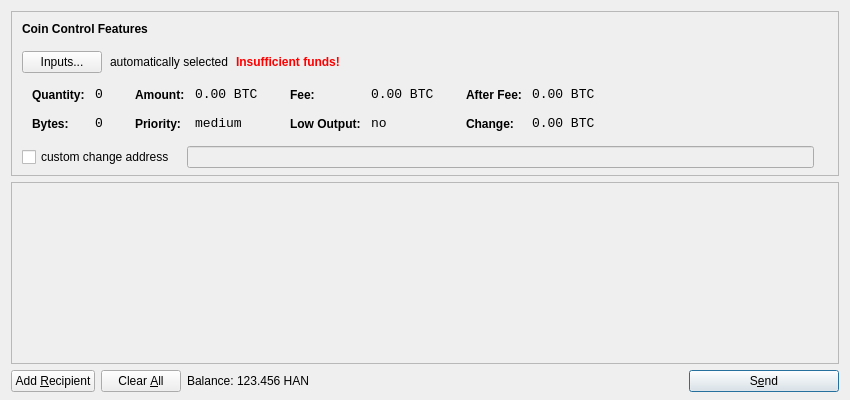
<?xml version="1.0" encoding="UTF-8"?>
<ui version="4.0">
 <class>SendCoinsDialog</class>
 <widget class="QDialog" name="SendCoinsDialog">
  <property name="geometry">
   <rect>
    <x>0</x>
    <y>0</y>
    <width>850</width>
    <height>400</height>
   </rect>
  </property>
  <property name="windowTitle">
   <string>Send Coins</string>
  </property>
  <layout class="QVBoxLayout" name="verticalLayout" stretch="0,1,0">
   <property name="bottomMargin">
    <number>8</number>
   </property>
   <item>
    <widget class="QFrame" name="frameCoinControl">
     <property name="sizePolicy">
      <sizepolicy hsizetype="Expanding" vsizetype="Expanding">
       <horstretch>0</horstretch>
       <verstretch>0</verstretch>
      </sizepolicy>
     </property>
     <property name="maximumSize">
      <size>
       <width>16777215</width>
       <height>16777215</height>
      </size>
     </property>
     <property name="frameShape">
      <enum>QFrame::StyledPanel</enum>
     </property>
     <property name="frameShadow">
      <enum>QFrame::Sunken</enum>
     </property>
     <layout class="QVBoxLayout" name="verticalLayoutCoinControl2">
      <property name="spacing">
       <number>-1</number>
      </property>
      <property name="leftMargin">
       <number>0</number>
      </property>
      <property name="topMargin">
       <number>0</number>
      </property>
      <property name="rightMargin">
       <number>0</number>
      </property>
      <property name="bottomMargin">
       <number>6</number>
      </property>
      <item>
       <layout class="QVBoxLayout" name="verticalLayoutCoinControl" stretch="0,0,0,0,1">
        <property name="spacing">
         <number>0</number>
        </property>
        <property name="leftMargin">
         <number>10</number>
        </property>
        <property name="topMargin">
         <number>10</number>
        </property>
        <item>
         <layout class="QHBoxLayout" name="horizontalLayoutCoinControl1">
          <property name="bottomMargin">
           <number>15</number>
          </property>
          <item>
           <widget class="QLabel" name="labelCoinControlFeatures">
            <property name="sizePolicy">
             <sizepolicy hsizetype="Preferred" vsizetype="Maximum">
              <horstretch>0</horstretch>
              <verstretch>0</verstretch>
             </sizepolicy>
            </property>
            <property name="font">
             <font>
              <weight>75</weight>
              <bold>true</bold>
             </font>
            </property>
            <property name="styleSheet">
             <string notr="true">font-weight:bold;</string>
            </property>
            <property name="text">
             <string>Coin Control Features</string>
            </property>
           </widget>
          </item>
         </layout>
        </item>
        <item>
         <layout class="QHBoxLayout" name="horizontalLayoutCoinControl2" stretch="0,0,0,0">
          <property name="spacing">
           <number>8</number>
          </property>
          <property name="bottomMargin">
           <number>10</number>
          </property>
          <item>
           <widget class="QPushButton" name="pushButtonCoinControl">
            <property name="styleSheet">
             <string notr="true"/>
            </property>
            <property name="text">
             <string>Inputs...</string>
            </property>
           </widget>
          </item>
          <item>
           <widget class="QLabel" name="labelCoinControlAutomaticallySelected">
            <property name="text">
             <string>automatically selected</string>
            </property>
            <property name="margin">
             <number>5</number>
            </property>
           </widget>
          </item>
          <item>
           <widget class="QLabel" name="labelCoinControlInsuffFunds">
            <property name="font">
             <font>
              <weight>75</weight>
              <bold>true</bold>
             </font>
            </property>
            <property name="styleSheet">
             <string notr="true">color:red;font-weight:bold;</string>
            </property>
            <property name="text">
             <string>Insufficient funds!</string>
            </property>
            <property name="margin">
             <number>5</number>
            </property>
           </widget>
          </item>
          <item>
           <spacer name="horizontalSpacerCoinControl">
            <property name="orientation">
             <enum>Qt::Horizontal</enum>
            </property>
            <property name="sizeHint" stdset="0">
             <size>
              <width>40</width>
              <height>1</height>
             </size>
            </property>
           </spacer>
          </item>
         </layout>
        </item>
        <item>
         <widget class="QWidget" name="widgetCoinControl" native="true">
          <property name="sizePolicy">
           <sizepolicy hsizetype="Preferred" vsizetype="Preferred">
            <horstretch>0</horstretch>
            <verstretch>0</verstretch>
           </sizepolicy>
          </property>
          <property name="minimumSize">
           <size>
            <width>0</width>
            <height>0</height>
           </size>
          </property>
          <property name="styleSheet">
           <string notr="true"/>
          </property>
          <layout class="QHBoxLayout" name="horizontalLayoutCoinControl5">
           <property name="margin">
            <number>0</number>
           </property>
           <item>
            <layout class="QHBoxLayout" name="horizontalLayoutCoinControl3" stretch="0,0,0,1">
             <property name="spacing">
              <number>20</number>
             </property>
             <property name="topMargin">
              <number>0</number>
             </property>
             <property name="bottomMargin">
              <number>10</number>
             </property>
             <item>
              <layout class="QFormLayout" name="formLayoutCoinControl1">
               <property name="horizontalSpacing">
                <number>10</number>
               </property>
               <property name="verticalSpacing">
                <number>14</number>
               </property>
               <property name="leftMargin">
                <number>10</number>
               </property>
               <property name="topMargin">
                <number>4</number>
               </property>
               <property name="rightMargin">
                <number>6</number>
               </property>
               <item row="0" column="0">
                <widget class="QLabel" name="labelCoinControlQuantityText">
                 <property name="styleSheet">
                  <string notr="true">font-weight:bold;</string>
                 </property>
                 <property name="text">
                  <string>Quantity:</string>
                 </property>
                 <property name="margin">
                  <number>0</number>
                 </property>
                </widget>
               </item>
               <item row="0" column="1">
                <widget class="QLabel" name="labelCoinControlQuantity">
                 <property name="font">
                  <font>
                   <family>Monospace</family>
                   <pointsize>10</pointsize>
                  </font>
                 </property>
                 <property name="cursor">
                  <cursorShape>IBeamCursor</cursorShape>
                 </property>
                 <property name="contextMenuPolicy">
                  <enum>Qt::ActionsContextMenu</enum>
                 </property>
                 <property name="text">
                  <string notr="true">0</string>
                 </property>
                 <property name="margin">
                  <number>0</number>
                 </property>
                 <property name="textInteractionFlags">
                  <set>Qt::LinksAccessibleByMouse|Qt::TextSelectableByKeyboard|Qt::TextSelectableByMouse</set>
                 </property>
                </widget>
               </item>
               <item row="1" column="0">
                <widget class="QLabel" name="labelCoinControlBytesText">
                 <property name="styleSheet">
                  <string notr="true">font-weight:bold;</string>
                 </property>
                 <property name="text">
                  <string>Bytes:</string>
                 </property>
                </widget>
               </item>
               <item row="1" column="1">
                <widget class="QLabel" name="labelCoinControlBytes">
                 <property name="font">
                  <font>
                   <family>Monospace</family>
                   <pointsize>10</pointsize>
                  </font>
                 </property>
                 <property name="cursor">
                  <cursorShape>IBeamCursor</cursorShape>
                 </property>
                 <property name="contextMenuPolicy">
                  <enum>Qt::ActionsContextMenu</enum>
                 </property>
                 <property name="text">
                  <string notr="true">0</string>
                 </property>
                 <property name="textInteractionFlags">
                  <set>Qt::LinksAccessibleByMouse|Qt::TextSelectableByKeyboard|Qt::TextSelectableByMouse</set>
                 </property>
                </widget>
               </item>
              </layout>
             </item>
             <item>
              <layout class="QFormLayout" name="formLayoutCoinControl2">
               <property name="horizontalSpacing">
                <number>10</number>
               </property>
               <property name="verticalSpacing">
                <number>14</number>
               </property>
               <property name="leftMargin">
                <number>6</number>
               </property>
               <property name="topMargin">
                <number>4</number>
               </property>
               <property name="rightMargin">
                <number>6</number>
               </property>
               <item row="0" column="0">
                <widget class="QLabel" name="labelCoinControlAmountText">
                 <property name="styleSheet">
                  <string notr="true">font-weight:bold;</string>
                 </property>
                 <property name="text">
                  <string>Amount:</string>
                 </property>
                 <property name="margin">
                  <number>0</number>
                 </property>
                </widget>
               </item>
               <item row="0" column="1">
                <widget class="QLabel" name="labelCoinControlAmount">
                 <property name="font">
                  <font>
                   <family>Monospace</family>
                   <pointsize>10</pointsize>
                  </font>
                 </property>
                 <property name="cursor">
                  <cursorShape>IBeamCursor</cursorShape>
                 </property>
                 <property name="contextMenuPolicy">
                  <enum>Qt::ActionsContextMenu</enum>
                 </property>
                 <property name="text">
                  <string notr="true">0.00 BTC</string>
                 </property>
                 <property name="textInteractionFlags">
                  <set>Qt::LinksAccessibleByMouse|Qt::TextSelectableByKeyboard|Qt::TextSelectableByMouse</set>
                 </property>
                </widget>
               </item>
               <item row="1" column="0">
                <widget class="QLabel" name="labelCoinControlPriorityText">
                 <property name="styleSheet">
                  <string notr="true">font-weight:bold;</string>
                 </property>
                 <property name="text">
                  <string>Priority:</string>
                 </property>
                </widget>
               </item>
               <item row="1" column="1">
                <widget class="QLabel" name="labelCoinControlPriority">
                 <property name="font">
                  <font>
                   <family>Monospace</family>
                   <pointsize>10</pointsize>
                  </font>
                 </property>
                 <property name="cursor">
                  <cursorShape>IBeamCursor</cursorShape>
                 </property>
                 <property name="contextMenuPolicy">
                  <enum>Qt::ActionsContextMenu</enum>
                 </property>
                 <property name="text">
                  <string>medium</string>
                 </property>
                 <property name="textInteractionFlags">
                  <set>Qt::LinksAccessibleByMouse|Qt::TextSelectableByKeyboard|Qt::TextSelectableByMouse</set>
                 </property>
                </widget>
               </item>
              </layout>
             </item>
             <item>
              <layout class="QFormLayout" name="formLayoutCoinControl3">
               <property name="horizontalSpacing">
                <number>10</number>
               </property>
               <property name="verticalSpacing">
                <number>14</number>
               </property>
               <property name="leftMargin">
                <number>6</number>
               </property>
               <property name="topMargin">
                <number>4</number>
               </property>
               <property name="rightMargin">
                <number>6</number>
               </property>
               <item row="0" column="0">
                <widget class="QLabel" name="labelCoinControlFeeText">
                 <property name="styleSheet">
                  <string notr="true">font-weight:bold;</string>
                 </property>
                 <property name="text">
                  <string>Fee:</string>
                 </property>
                 <property name="margin">
                  <number>0</number>
                 </property>
                </widget>
               </item>
               <item row="0" column="1">
                <widget class="QLabel" name="labelCoinControlFee">
                 <property name="font">
                  <font>
                   <family>Monospace</family>
                   <pointsize>10</pointsize>
                  </font>
                 </property>
                 <property name="cursor">
                  <cursorShape>IBeamCursor</cursorShape>
                 </property>
                 <property name="contextMenuPolicy">
                  <enum>Qt::ActionsContextMenu</enum>
                 </property>
                 <property name="text">
                  <string notr="true">0.00 BTC</string>
                 </property>
                 <property name="textInteractionFlags">
                  <set>Qt::LinksAccessibleByMouse|Qt::TextSelectableByKeyboard|Qt::TextSelectableByMouse</set>
                 </property>
                </widget>
               </item>
               <item row="1" column="0">
                <widget class="QLabel" name="labelCoinControlLowOutputText">
                 <property name="styleSheet">
                  <string notr="true">font-weight:bold;</string>
                 </property>
                 <property name="text">
                  <string>Low Output:</string>
                 </property>
                </widget>
               </item>
               <item row="1" column="1">
                <widget class="QLabel" name="labelCoinControlLowOutput">
                 <property name="font">
                  <font>
                   <family>Monospace</family>
                   <pointsize>10</pointsize>
                  </font>
                 </property>
                 <property name="cursor">
                  <cursorShape>IBeamCursor</cursorShape>
                 </property>
                 <property name="contextMenuPolicy">
                  <enum>Qt::ActionsContextMenu</enum>
                 </property>
                 <property name="text">
                  <string>no</string>
                 </property>
                 <property name="textInteractionFlags">
                  <set>Qt::LinksAccessibleByMouse|Qt::TextSelectableByKeyboard|Qt::TextSelectableByMouse</set>
                 </property>
                </widget>
               </item>
              </layout>
             </item>
             <item>
              <layout class="QFormLayout" name="formLayoutCoinControl4">
               <property name="horizontalSpacing">
                <number>10</number>
               </property>
               <property name="verticalSpacing">
                <number>14</number>
               </property>
               <property name="leftMargin">
                <number>6</number>
               </property>
               <property name="topMargin">
                <number>4</number>
               </property>
               <property name="rightMargin">
                <number>6</number>
               </property>
               <item row="0" column="0">
                <widget class="QLabel" name="labelCoinControlAfterFeeText">
                 <property name="styleSheet">
                  <string notr="true">font-weight:bold;</string>
                 </property>
                 <property name="text">
                  <string>After Fee:</string>
                 </property>
                 <property name="margin">
                  <number>0</number>
                 </property>
                </widget>
               </item>
               <item row="0" column="1">
                <widget class="QLabel" name="labelCoinControlAfterFee">
                 <property name="font">
                  <font>
                   <family>Monospace</family>
                   <pointsize>10</pointsize>
                  </font>
                 </property>
                 <property name="cursor">
                  <cursorShape>IBeamCursor</cursorShape>
                 </property>
                 <property name="contextMenuPolicy">
                  <enum>Qt::ActionsContextMenu</enum>
                 </property>
                 <property name="text">
                  <string notr="true">0.00 BTC</string>
                 </property>
                 <property name="textInteractionFlags">
                  <set>Qt::LinksAccessibleByMouse|Qt::TextSelectableByKeyboard|Qt::TextSelectableByMouse</set>
                 </property>
                </widget>
               </item>
               <item row="1" column="0">
                <widget class="QLabel" name="labelCoinControlChangeText">
                 <property name="styleSheet">
                  <string notr="true">font-weight:bold;</string>
                 </property>
                 <property name="text">
                  <string>Change:</string>
                 </property>
                </widget>
               </item>
               <item row="1" column="1">
                <widget class="QLabel" name="labelCoinControlChange">
                 <property name="font">
                  <font>
                   <family>Monospace</family>
                   <pointsize>10</pointsize>
                  </font>
                 </property>
                 <property name="cursor">
                  <cursorShape>IBeamCursor</cursorShape>
                 </property>
                 <property name="contextMenuPolicy">
                  <enum>Qt::ActionsContextMenu</enum>
                 </property>
                 <property name="text">
                  <string notr="true">0.00 BTC</string>
                 </property>
                 <property name="textInteractionFlags">
                  <set>Qt::LinksAccessibleByMouse|Qt::TextSelectableByKeyboard|Qt::TextSelectableByMouse</set>
                 </property>
                </widget>
               </item>
              </layout>
             </item>
            </layout>
           </item>
          </layout>
         </widget>
        </item>
        <item>
         <layout class="QHBoxLayout" name="horizontalLayoutCoinControl4" stretch="0,0,0">
          <property name="spacing">
           <number>12</number>
          </property>
          <property name="sizeConstraint">
           <enum>QLayout::SetDefaultConstraint</enum>
          </property>
          <property name="topMargin">
           <number>5</number>
          </property>
          <property name="rightMargin">
           <number>5</number>
          </property>
          <item>
           <widget class="QCheckBox" name="checkBoxCoinControlChange">
            <property name="text">
             <string>custom change address</string>
            </property>
           </widget>
          </item>
          <item>
           <widget class="QLineEdit" name="lineEditCoinControlChange">
            <property name="enabled">
             <bool>false</bool>
            </property>
            <property name="sizePolicy">
             <sizepolicy hsizetype="Expanding" vsizetype="Fixed">
              <horstretch>0</horstretch>
              <verstretch>0</verstretch>
             </sizepolicy>
            </property>
           </widget>
          </item>
          <item>
           <widget class="QLabel" name="labelCoinControlChangeLabel">
            <property name="sizePolicy">
             <sizepolicy hsizetype="Preferred" vsizetype="Expanding">
              <horstretch>0</horstretch>
              <verstretch>0</verstretch>
             </sizepolicy>
            </property>
            <property name="minimumSize">
             <size>
              <width>0</width>
              <height>0</height>
             </size>
            </property>
            <property name="text">
             <string/>
            </property>
            <property name="margin">
             <number>3</number>
            </property>
           </widget>
          </item>
         </layout>
        </item>
        <item>
         <spacer name="verticalSpacerCoinControl">
          <property name="orientation">
           <enum>Qt::Vertical</enum>
          </property>
          <property name="sizeHint" stdset="0">
           <size>
            <width>800</width>
            <height>1</height>
           </size>
          </property>
         </spacer>
        </item>
       </layout>
      </item>
     </layout>
    </widget>
   </item>
   <item>
    <widget class="QScrollArea" name="scrollArea">
     <property name="widgetResizable">
      <bool>true</bool>
     </property>
     <widget class="QWidget" name="scrollAreaWidgetContents">
      <property name="geometry">
       <rect>
        <x>0</x>
        <y>0</y>
        <width>830</width>
        <height>165</height>
       </rect>
      </property>
      <layout class="QVBoxLayout" name="verticalLayout_2">
       <property name="margin">
        <number>0</number>
       </property>
       <item>
        <layout class="QVBoxLayout" name="entries">
         <property name="spacing">
          <number>6</number>
         </property>
        </layout>
       </item>
       <item>
        <spacer name="verticalSpacer">
         <property name="orientation">
          <enum>Qt::Vertical</enum>
         </property>
         <property name="sizeHint" stdset="0">
          <size>
           <width>20</width>
           <height>40</height>
          </size>
         </property>
        </spacer>
       </item>
      </layout>
     </widget>
    </widget>
   </item>
   <item>
    <layout class="QHBoxLayout" name="horizontalLayout">
     <item>
      <widget class="QPushButton" name="addButton">
       <property name="toolTip">
        <string>Send to multiple recipients at once</string>
       </property>
       <property name="text">
        <string>Add &amp;Recipient</string>
       </property>
       <property name="icon">
        <iconset resource="../bitcoin.qrc">
         <normaloff>:/icons/add</normaloff>:/icons/add</iconset>
       </property>
       <property name="autoDefault">
        <bool>false</bool>
       </property>
      </widget>
     </item>
     <item>
      <widget class="QPushButton" name="clearButton">
       <property name="sizePolicy">
        <sizepolicy hsizetype="Minimum" vsizetype="Fixed">
         <horstretch>0</horstretch>
         <verstretch>0</verstretch>
        </sizepolicy>
       </property>
       <property name="toolTip">
        <string>Remove all transaction fields</string>
       </property>
       <property name="text">
        <string>Clear &amp;All</string>
       </property>
       <property name="icon">
        <iconset resource="../bitcoin.qrc">
         <normaloff>:/icons/remove</normaloff>:/icons/remove</iconset>
       </property>
       <property name="autoRepeatDelay">
        <number>300</number>
       </property>
       <property name="autoDefault">
        <bool>false</bool>
       </property>
      </widget>
     </item>
     <item>
      <layout class="QHBoxLayout" name="horizontalLayout_2">
       <property name="spacing">
        <number>3</number>
       </property>
       <item>
        <widget class="QLabel" name="label">
         <property name="text">
          <string>Balance:</string>
         </property>
        </widget>
       </item>
       <item>
        <widget class="QLabel" name="labelBalance">
         <property name="cursor">
          <cursorShape>IBeamCursor</cursorShape>
         </property>
         <property name="text">
          <string>123.456 HAN</string>
         </property>
         <property name="textInteractionFlags">
          <set>Qt::LinksAccessibleByMouse|Qt::TextSelectableByKeyboard|Qt::TextSelectableByMouse</set>
         </property>
        </widget>
       </item>
      </layout>
     </item>
     <item>
      <spacer name="horizontalSpacer">
       <property name="orientation">
        <enum>Qt::Horizontal</enum>
       </property>
       <property name="sizeHint" stdset="0">
        <size>
         <width>40</width>
         <height>20</height>
        </size>
       </property>
      </spacer>
     </item>
     <item>
      <widget class="QPushButton" name="sendButton">
       <property name="minimumSize">
        <size>
         <width>150</width>
         <height>0</height>
        </size>
       </property>
       <property name="toolTip">
        <string>Confirm the send action</string>
       </property>
       <property name="text">
        <string>S&amp;end</string>
       </property>
       <property name="icon">
        <iconset resource="../bitcoin.qrc">
         <normaloff>:/icons/send</normaloff>:/icons/send</iconset>
       </property>
       <property name="default">
        <bool>true</bool>
       </property>
      </widget>
     </item>
    </layout>
   </item>
  </layout>
 </widget>
 <resources>
  <include location="../bitcoin.qrc"/>
 </resources>
 <connections/>
</ui>
